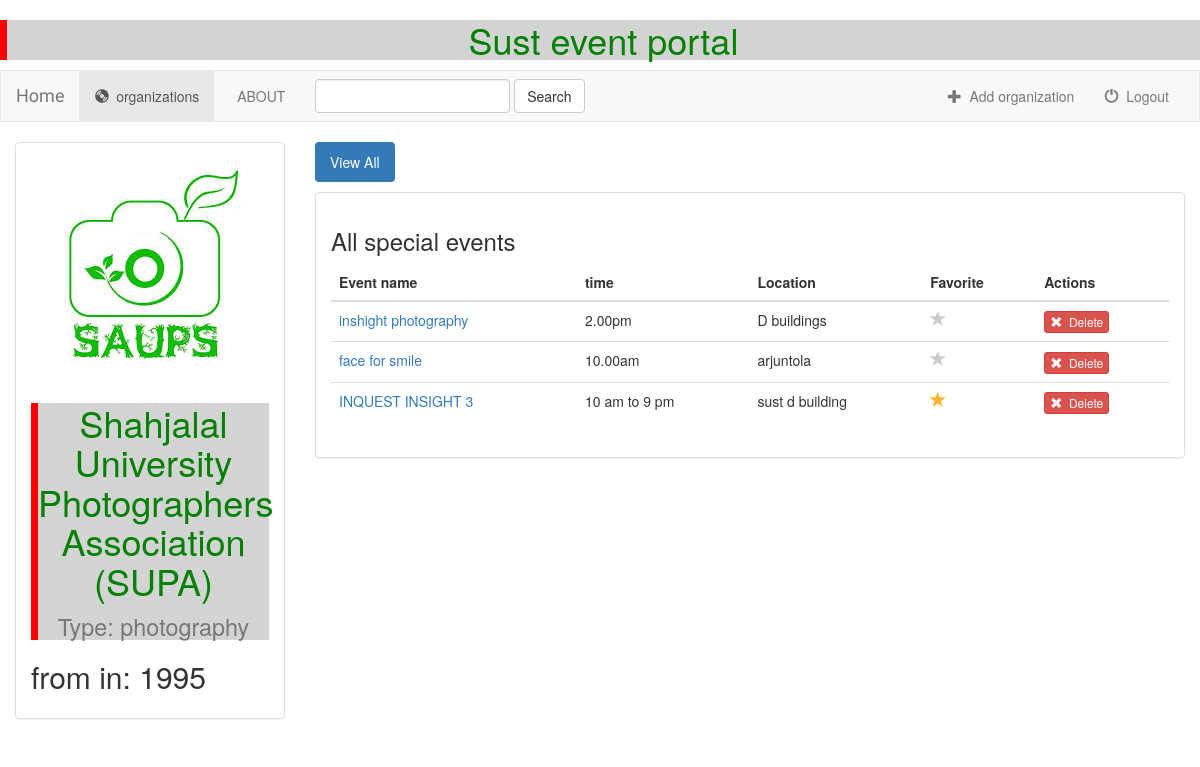
The app's page /organization/4/ (signed in) with its own data.
### organization/models.py (models this page shows, shortened)
class Organization(models.Model):
    user = models.ForeignKey(User, default=1)
    established = models.CharField(max_length=250)
    organization_name = models.CharField(max_length=500)
    organization_type = models.CharField(max_length=100)
    organization_logo = models.FileField()
    is_favorite = models.BooleanField(default=False)
    def __str__(self):
        return self.organization_name + ' - ' + self.established

class Special_event(models.Model):
    organization = models.ForeignKey(Organization, on_delete=models.CASCADE)
    date = models.CharField(max_length=500)
    time =models.CharField(max_length=200)
    topic = models.CharField(max_length=20000)
    location = models.CharField(max_length=500)
    event_detail = models.CharField(max_length=500)
    is_favorite = models.BooleanField(default=False)

### organization/views.py (the view)
# urls.py: url(r'^(?P<organization_id>[0-9]+)/$', views.detail, name='detail'),
def detail(request, organization_id):
    if not request.user.is_authenticated():
        return render(request, 'organization/login.html')
    else:
        user = request.user
        organization = get_object_or_404(Organization, pk=organization_id)
        return render(request, 'organization/detail.html', {'organization': organization, 'user': user})

### organization/templates/organization/detail.html (shortened to what this page needs)
{% extends 'organization/base.html' %}
{% block organizations_active %}active{% endblock %}
{% block body %}
<div class="container-fluid special_events-container">
    <div class="row">
        <div class="col-sm-4 col-md-3">
            <div class="panel panel-default">
                <div class="panel-body">
                    <a href="{% url 'organization:detail' organization.id %}">
                        {% if organization.organization_logo %}
                            <img src="{{ organization.organization_logo.url }}" class="img-responsive">
                        {% else %}
                            <h3>No image to display</h3>
                        {% endif %}
                    </a>
                    <h1>{{ organization.organization_name }} <small>
                    </br>Type: {{ organization.organization_type }}</small></h1>
                    <h2>from in: {{ organization.established }}</h2>
                </div>
            </div>
        </div>
        <div class="col-sm-8 col-md-9">
            <ul class="nav nav-pills" style="margin-bottom: 10px;">
                <li role="presentation" class="active"><a href="{% url 'organization:detail' organization.id %}">View All</a></li>
            </ul>
            <div class="panel panel-default">
                <div class="panel-body">
                    <h3>All special events</h3>
                    <table class="table">
                        <thead>
                        <tr>
                            <th>Event name</th>
                            <th>time</th>
                            <th>Location</th>
                            <th>Favorite</th>
                            <th>Actions</th>
                        </tr>
                        </thead>
                        <tbody>
                        {% for special_event in organization.special_event_set.all %}
                            <tr>
                                <td><a href = "/organization/{{ organization.id }}/event_detail">{{ special_event.topic }}</a></td>
                                <td>
                                    {{ special_event.time }}
                                </td>
                                <td>{{ special_event.location }}</td>
                                <td>
                                    <a href="{% url 'organization:favorite' special_event.id %}" class="btn-favorite"><span class="glyphicon glyphicon-star {% if special_event.is_favorite %}active{% endif %}"></span></a>
                                </td>
                                <td>
                                    <form action="{% url 'organization:delete_special_event' organization.id special_event.id %}" method="post" style="display: inline;">
                                        <button type="submit" class="btn btn-danger btn-xs">
                                            <span class="glyphicon glyphicon-remove"></span>&nbsp; Delete
                                        </button>
                                    </form>
                                </td>
                            </tr>
                        {% endfor %}
                        </tbody>
                    </table>
                </div>
            </div>
        </div>
    </div>
</div>
{% endblock %}

### organization/static/style.css (style rules this page uses)
body { background:white url("images/home.jpg"); }
h1 { color: green; text-align: center; border-left: 7px solid red; background-color: lightgrey; }
.glyphicon-star { color: #CCCCCC; font-size: 16px; }
.glyphicon-star.active { color: #FDB230; }

### organization/templates/organization/base.html (style rules this page uses)
h1 { color: green; text-align: center; border-left: 7px solid red; background-color: lightgrey; }

### records on screen
Organization: organization_logo (picture), organization_name "Shahjalal University Photographers Association (SUPA)", organization_type "photography", established "1995"
Special_event: topic "inshight photography", time "2.00pm", location "D buildings", is_favorite False (drawn)
Special_event: topic "face for smile", time "10.00am", location "arjuntola", is_favorite False (drawn)
Special_event: topic "INQUEST INSIGHT 3", time "10 am to 9 pm", location "sust d building", is_favorite True (drawn)
